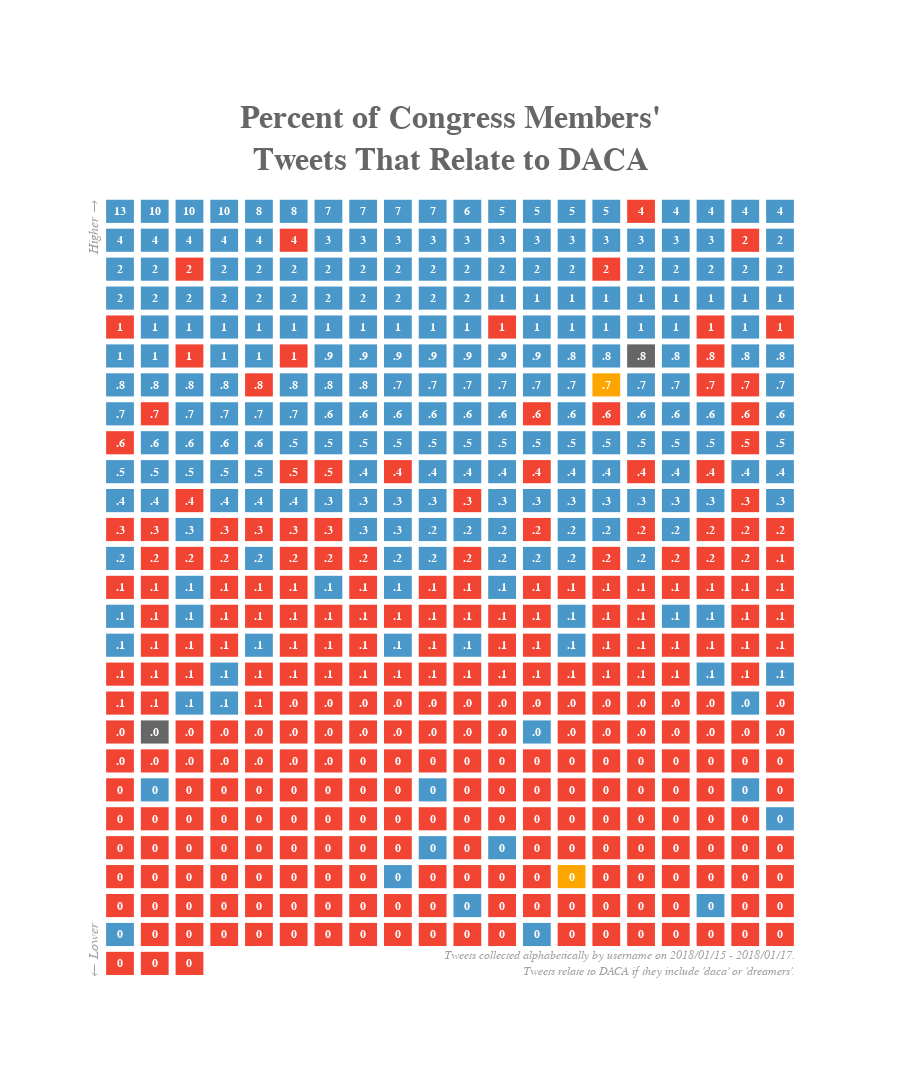

Notebook code cell kept with this figure:
### Markdown cell above
### Plotly figure

### Code cell
# -- Constants.
size = 1
data = []
shapes = []
annotations = []
# -- For each party create trace.
for party in ["D", "R", "NA", "I"]:
    trace = go.Scatter(
        x=df[df.party == party].xx,
        y=df[df.party == party].yy,
        mode="markers",
        marker=dict(size=size, color=df[df.party == party].colors),
        text=df[df.party == party].text,
        hoverinfo="text",
    )
    data.append(trace)
# -- Create shapes and annotations.
for idx, rep in df.iterrows():
    shape = {"type": "rect",
             "x0": rep.xx - 0.4,
             "y0": rep.yy - 0.4,
             "x1": rep.xx + 0.4,
             "y1": rep.yy + 0.4,
             "line": {"width": 0},
             "fillcolor": rep.colors}
    if rep.ndaca_percent == 0:
        anno = "0"
    elif rep.ndaca_percent < 0.95:
        anno = "{:.1f}".format(rep.ndaca_percent)[1:]
        
    else:
        anno = "{:.0f}".format(rep.ndaca_percent)
    annotation = {"x": rep.xx,
                  "y": rep.yy,
                  "xref": "x",
                  "yref": "y",
                  "text": "<b>{}</b>".format(anno),
                  "showarrow": False,
                  "align": "center",
                  "font": dict(color="rgb(255, 255, 255)",
                               family="arial")}
    shapes.append(shape)
    annotations.append(annotation)
less = {"x": -.75,
        "y": df.yy.min() + 0.5,
        "textangle": -90,
        "xref": "x",
        "yref": "y",
        "text": "<i>← Lower</i>",
        "showarrow": False,
        "font": dict(color="rgb(160, 160, 160)", family="arial", size=14)}
more = {"x": -.75,
        "y": df.yy.max() - 0.5,
        "textangle": -90,
        "xref": "x",
        "yref": "y",
        "text": "<i>Higher →</i>",
        "showarrow": False,
        "font": dict(color="rgb(160, 160, 160)", family="arial", size=14)}
title = {"x": df.xx.max() / 2.,
         "y": df.yy.max() + 2.5,
         "xref": "x",
         "yref": "y",
         "text": "<b>Percent of Congress Members'<br>Tweets That Relate to DACA</b>",
         "showarrow": False,
         "font": dict(color="rgb(102, 102, 102)", 
                      family="arial", size=32)}
note = {"x": df.xx.max() + 0.5,
        "y": df.yy.min(),
        "xanchor": "right",
        "yanchor": "center",
        "xref": "x",
        "yref": "y",
        "align": "right",
        "text": "<i>Tweets collected alphabetically by username on 2018/01/15 - 2018/01/17.<br>Tweets relate to DACA if they include 'daca' or 'dreamers'.</i>",
        "showarrow": False,
        "font": dict(color="rgb(160, 160, 160)", family="arial", size=12)}
for annotation in [less, more, title, note]:
    annotations.append(annotation)
# -- Create plot layout.
layout= go.Layout(
    hovermode="closest",
    height=1300,
    xaxis= dict(
        zeroline= False,
        showgrid=False,
        showticklabels=False
    ),
    yaxis=dict(
        zeroline= False,
        showgrid=False,
        showticklabels=False
    ),
    showlegend= False,
    shapes=shapes,
    annotations=annotations
)
# --
fig = go.Figure(data=data, layout=layout)
iplot(fig)
